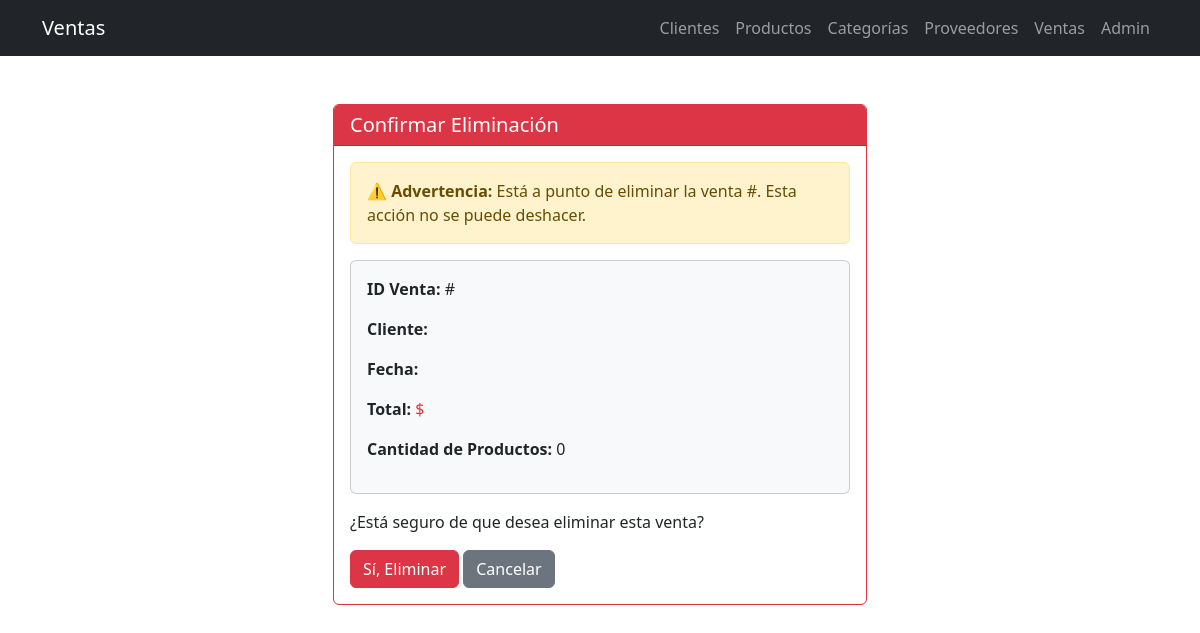
Page /ventas/3/eliminar/ on the earlier database version.
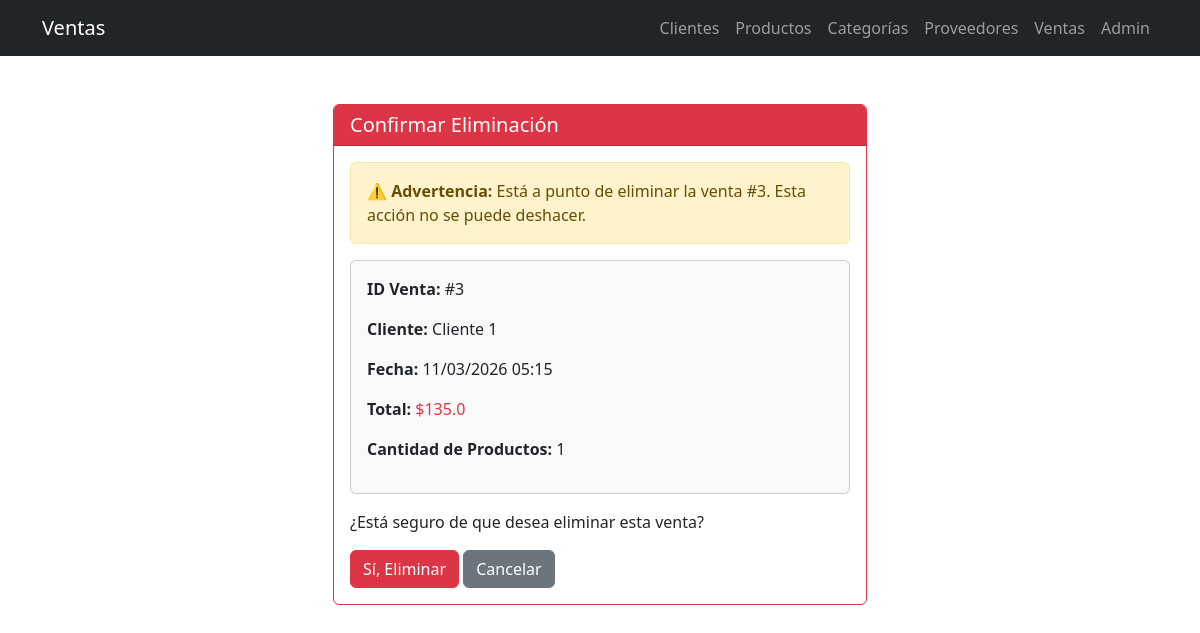
Same page on the later database version.
### ventas/infrastructure/django_models/__init__.py (models this page shows, shortened)
class ClienteModel(models.Model):
    nombre = models.CharField(max_length=100)
    email = models.EmailField(blank=True, null=True)
    calle = models.CharField(max_length=255, blank=True, null=True)
    colonia = models.CharField(max_length=100, blank=True, null=True)
    codigo_postal = models.CharField(max_length=10, blank=True, null=True)
    ciudad = models.CharField(max_length=100, blank=True, null=True)
    telefono = models.CharField(max_length=20, blank=True, null=True)

class VentaModel(models.Model):
    cliente = models.ForeignKey(ClienteModel, on_delete=models.CASCADE)
    fecha = models.DateTimeField(auto_now_add=True)
    total = models.DecimalField(max_digits=12, decimal_places=2, default=0)

### ventas/views.py (the view)
# urls.py: path('ventas/<int:venta_id>/eliminar/', views.eliminar_venta, name='eliminar_venta'),
@require_http_methods(["GET", "POST", "DELETE"])
def eliminar_venta(request, venta_id):
    if request.method == 'DELETE' or (request.method == 'POST' and request.POST.get('confirmar') == 'si'):
        venta_service.delete_venta(venta_id)
        if request.method == 'DELETE':
            return JsonResponse({'mensaje': 'Venta eliminada'})
        return redirect('lista_ventas')
    venta = venta_service.get_venta_by_id(venta_id)
    detalles = DetalleVentaModel.objects.filter(venta_id=venta_id)
    return render(request, 'ventas/ventas/confirmar_delete.html', {
        'venta': venta,
        'detalles': detalles
    })

### ventas/application/services/__init__.py (called while the page is built)
    def get_venta_by_id(self, venta_id):
        return self.repository.get_by_id(venta_id)

### ventas/infrastructure/repositories/cliente_repository.py (called while the page is built)
    def get_by_id(self, cliente_id: int) -> Optional[Cliente]:
        try:
            cliente_model = ClienteModel.objects.get(id=cliente_id)
            return self._model_to_entity(cliente_model)
        except ObjectDoesNotExist:
            return None

    def _model_to_entity(self, cliente_model: ClienteModel) -> Cliente:
        return Cliente(
            id=cliente_model.id,
            nombre=cliente_model.nombre,
            email=cliente_model.email,
            calle=cliente_model.calle,
            colonia=cliente_model.colonia,
            codigo_postal=cliente_model.codigo_postal,
            ciudad=cliente_model.ciudad,
            telefono=cliente_model.telefono
        )

### ventas/infrastructure/repositories/venta_repository.py (called while the page is built)
    def get_by_id(self, venta_id: int) -> Optional[Venta]:
        try:
            venta_model = VentaModel.objects.get(id=venta_id)
            return self._model_to_entity(venta_model)
        except ObjectDoesNotExist:
            return None

### ventas/templates/ventas/ventas/confirmar_delete.html (shortened to what this page needs)
{% extends 'ventas/base.html' %}
{% block content %}
<div class="container mt-5">
    <div class="row justify-content-center">
        <div class="col-md-6">
            <div class="card border-danger">
                <div class="card-header bg-danger text-white">
                    <h5 class="mb-0">Confirmar Eliminación</h5>
                </div>
                <div class="card-body">
                    <div class="alert alert-warning">
                        <strong>⚠️ Advertencia:</strong> Está a punto de eliminar la venta #{{ venta.id }}. Esta acción no se puede deshacer.
                    </div>
                    <div class="card mb-3 bg-light">
                        <div class="card-body">
                            <p><strong>ID Venta:</strong> #{{ venta.id }}</p>
                            <p><strong>Cliente:</strong> {{ venta.cliente.nombre }}</p>
                            <p><strong>Fecha:</strong> {{ venta.fecha|date:"d/m/Y H:i" }}</p>
                            <p><strong>Total:</strong> <span class="text-danger">${{ venta.total }}</span></p>
                            <p><strong>Cantidad de Productos:</strong> {{ detalles|length }}</p>
                        </div>
                    </div>
                    <p>¿Está seguro de que desea eliminar esta venta?</p>
                    <form method="POST" class="d-inline">
                        <button type="submit" class="btn btn-danger">
                             Sí, Eliminar
                        </button>
                    </form>
                    <a href="{% url 'lista_ventas' %}" class="btn btn-secondary">
                         Cancelar
                    </a>
                </div>
            </div>
        </div>
    </div>
</div>
{% endblock %}

Differences in the rows shown:
added ClienteModel: cliente.nombre "Cliente 1"
added VentaModel: fecha "11/03/2026 05:15"
Other differences:
{{ venta.id }}: (not shown) → "3"
{{ venta.total }}: (not shown) → "135.0"
{{ detalles|length }}: "0" → "1"
